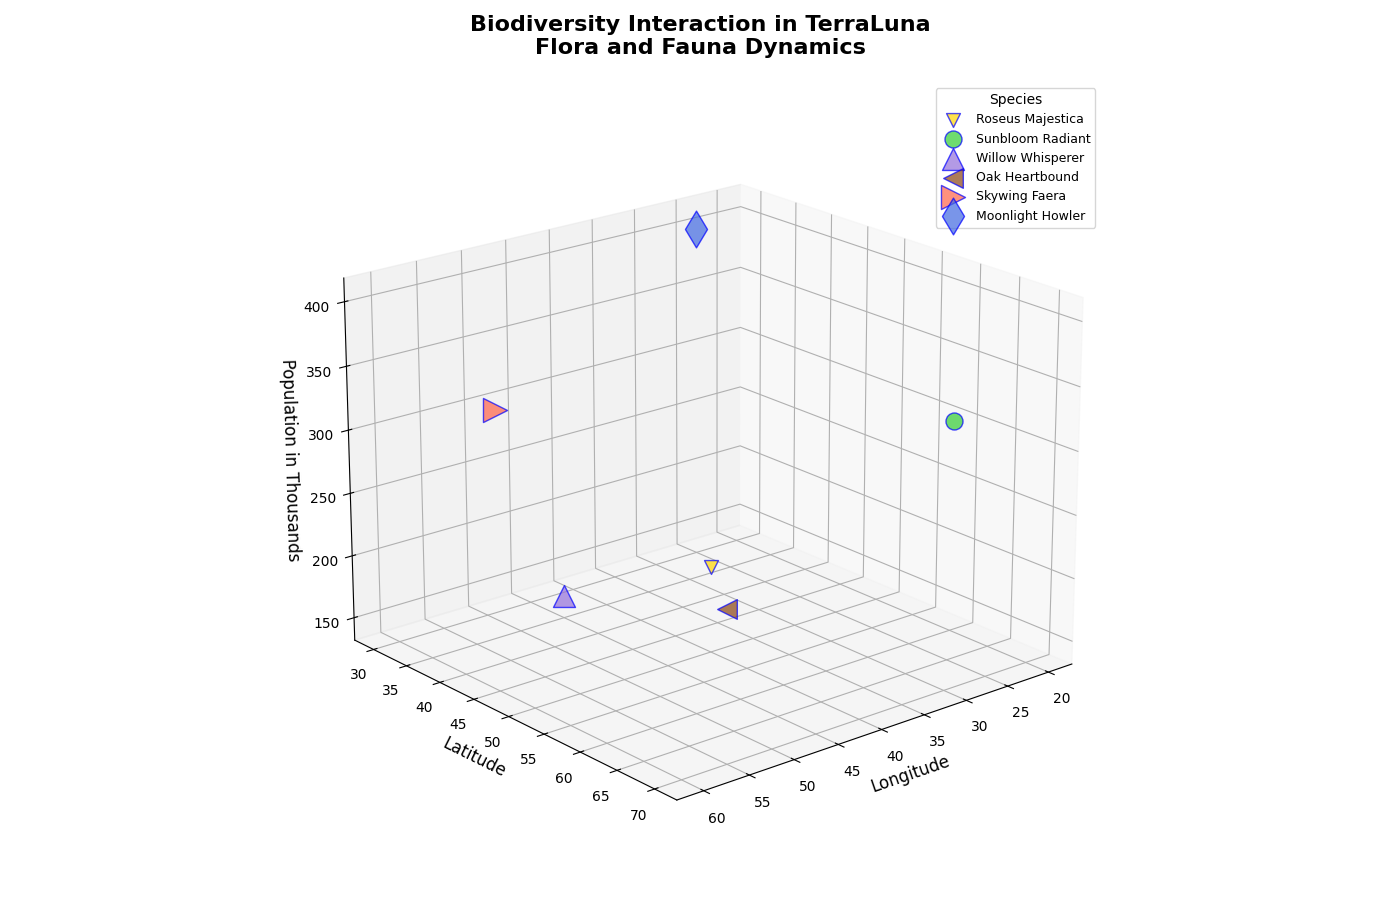

This figure's Python source:
import matplotlib.pyplot as plt
from mpl_toolkits.mplot3d import Axes3D

species_names = ['Roseus Majestica', 'Sunbloom Radiant', 'Willow Whisperer', 
                 'Oak Heartbound', 'Skywing Faera', 'Moonlight Howler']
species_data = [
    [40, 50, 200, 100],  # Values manually shuffled
    [20, 60, 300, 150],
    [45, 35, 150, 250],
    [55, 70, 250, 200],
    [60, 45, 350, 300],
    [25, 30, 400, 350]
]

longitudes = [data[0] for data in species_data]
latitudes = [data[1] for data in species_data]
populations = [data[2] for data in species_data]
impacts = [data[3] for data in species_data]

colors = ['#FFD700', '#32CD32', '#9370DB', '#8B4513', '#FF6347', '#4169E1']  # Shuffled color list
marker_styles = ['v', 'o', '^', '<', '>', 'd']  # Shuffled marker styles
line_styles = ['--', '-.', '-', ':']  # Kept the same to adhere to the requirement

fig = plt.figure(figsize=(14, 9))
ax = fig.add_subplot(111, projection='3d')

for i, species in enumerate(species_names):
    ax.scatter(longitudes[i], latitudes[i], populations[i], s=impacts[i], c=colors[i],
               label=species, alpha=0.7, edgecolors='b', marker=marker_styles[i])

ax.set_xlabel('Longitude', fontsize=12)
ax.set_ylabel('Latitude', fontsize=12)
ax.set_zlabel('Population in Thousands', fontsize=12)
ax.set_title('Biodiversity Interaction in TerraLuna\nFlora and Fauna Dynamics', 
             fontsize=16, fontweight='bold', pad=20)

ax.legend(title="Species", loc='upper right', fontsize=9, title_fontsize='10', frameon=True)

ax.grid(True, linestyle=line_styles[1])

ax.view_init(elev=20, azim=50)

plt.tight_layout()
plt.show()
